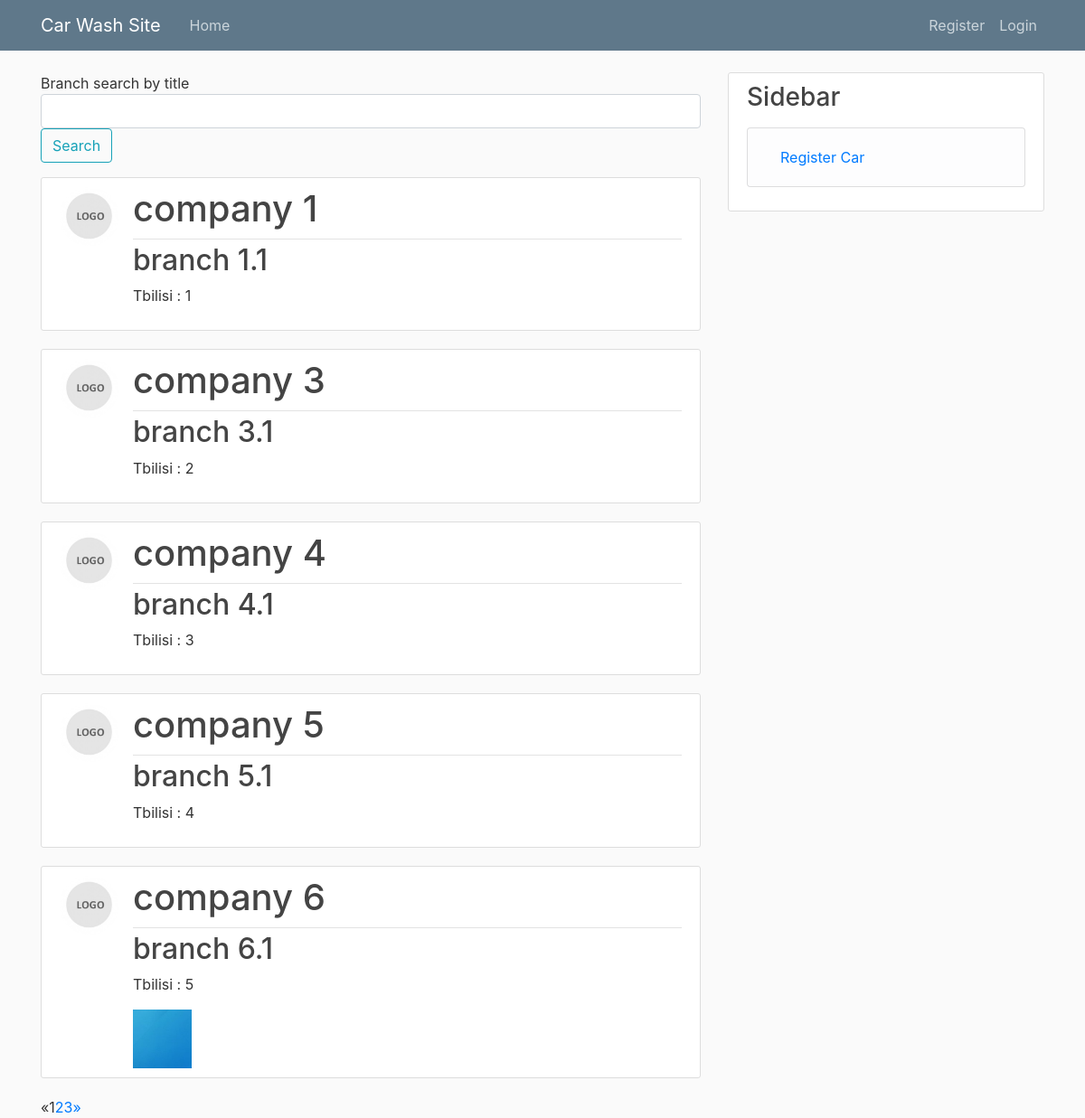
The app's page /, older data.
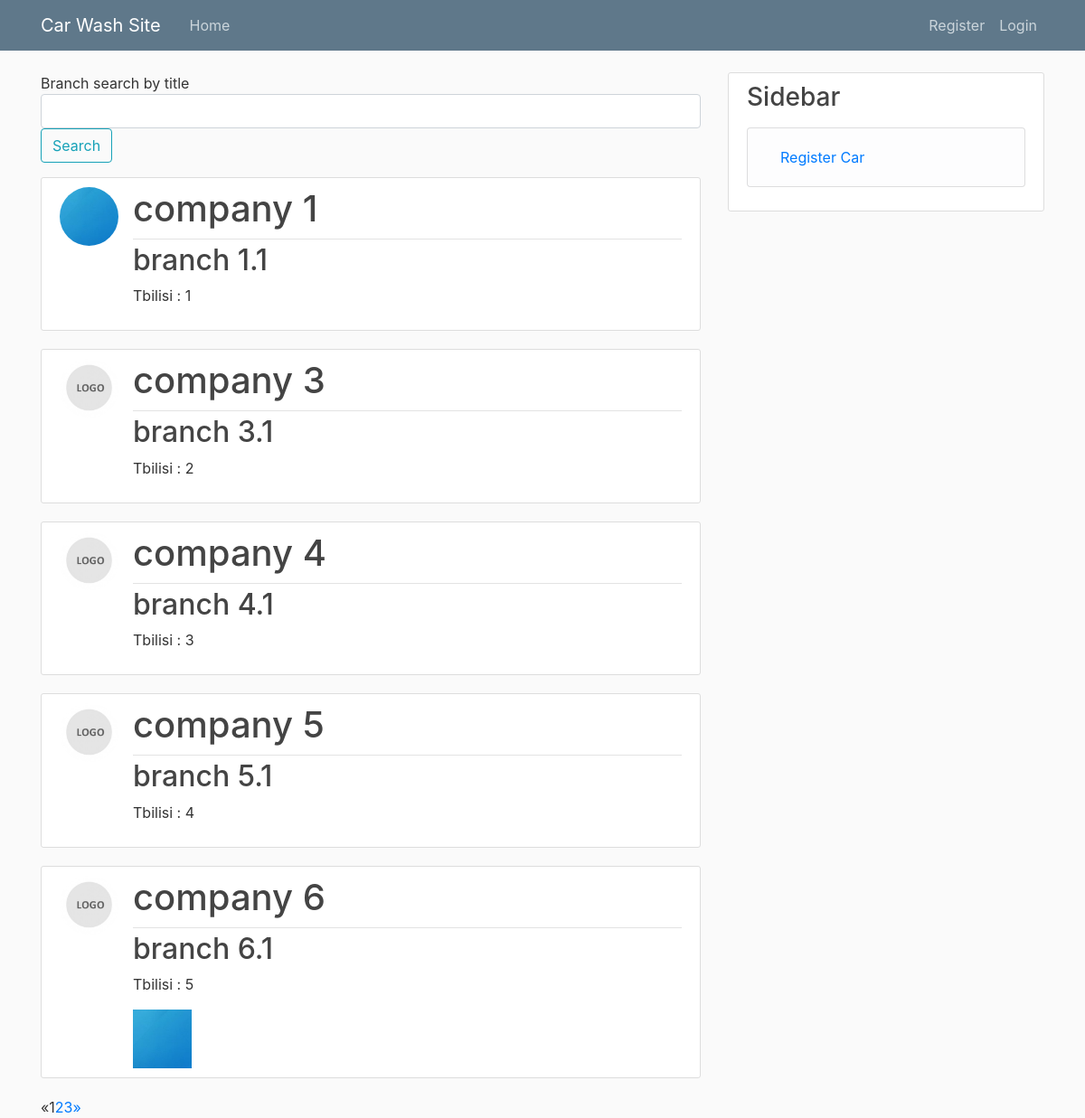
The same page, newer data.
### car_wash_app/models.py (models this page shows, shortened)
class Branch(models.Model):
    company = models.ForeignKey(
        CompanyProfile,
        on_delete=models.CASCADE,
        verbose_name=_("Company"),
        related_name="branch",
    )
    title = models.CharField(max_length=255, verbose_name=_('Branch'))
    location = models.OneToOneField(Location, on_delete=models.PROTECT, verbose_name=_("Location"))
    description = models.TextField(verbose_name=_("Description"))
    image = models.ImageField(null=True, blank=True, upload_to="pictures", verbose_name=_("Image"))
    class Meta:
        verbose_name = _('Branch')
        verbose_name_plural = _('Branches')

class CompanyProfile(models.Model):
    company = models.OneToOneField(
        User,
        on_delete=models.CASCADE,
        verbose_name=_("Company"),
        related_name="company",
    )
    name = models.CharField(max_length=100, verbose_name=_("Company Name"), null=True, blank=True)
    image = models.ImageField(default="default_logo.jpg", upload_to="logo_pics", verbose_name=_("Image"))
    mobile_number = models.CharField(
        max_length=20,
        verbose_name=_("Mobile Number"),
        null=True,
        blank=True,
    )
    def __str__(self):
        return f'{self.name}'

class Location(models.Model):
    city = models.CharField(max_length=255, verbose_name=_("City"))
    street_address = models.CharField(max_length=255, verbose_name=_('Street Address'))
    def __str__(self):
        return f'{self.city} : {self.street_address}'
    class Meta:
        unique_together = ['city', 'street_address']

### car_wash_app/views.py (the view)
# urls.py: 2. Add a URL to urlpatterns:  path('', views.home, name='home')
def home(request: WSGIRequest) -> HttpResponse:
    branches = Branch.objects.all()
    q = request.GET.get('q')
    if q:
        branches = Branch.objects.filter(title__icontains=q)
    page = request.GET.get('page', 1)
    paginator = Paginator(branches, 5)
    try:
        branches = paginator.page(page)
    except PageNotAnInteger:
        branches = paginator.page(1)
    except EmptyPage:
        branches = paginator.page(paginator.num_pages)
    return render(request, "car_wash_app/home.html", context={
        "branches": branches,
    })

### car_wash_app/templates/car_wash_app/home.html
{% extends "car_wash_app/base.html" %}
{% block content %}
  <form method="GET" action=".">
      Branch search by title
      <div class = "form-group">
          <input class = "textinput textInput form-control" id="search_branch" type="text" name="q" value="{{ request.GET.q }}">
          <button class = "btn btn-outline-info" >Search</button>
      </div>
  </form>
  {% for branch in branches %}
  <article class="media content-section">
      <img class = "rounded-circle article-img" src = "{{ branch.company.image.url }}">
      <div class="media-body">
        <div class="article-metadata">
          <h1>{{ branch.company }}</h1>
        </div>
        <h2><a class="article-title" href="{% url 'branch-detail' branch.id %}">{{ branch.title }}</a></h2>
        <p class="article-content">{{ branch.location }}</p>
        {% if branch.image %}
          <img class = "article-img" src = "{{ branch.image.url }}">
        {% endif %}
      </div>
    </article>
  {% endfor %}
  {% if branches.has_other_pages %}
    <ul class="pagination">
      {% if branches.has_previous %}
        <li><a href="?page={{ branches.previous_page_number }}">&laquo;</a></li>
      {% else %}
        <li class="disabled"><span>&laquo;</span></li>
      {% endif %}
      {% for i in branches.paginator.page_range %}
        {% if branches.number == i %}
          <li class="active"><span>{{ i }} <span class="sr-only">(current)</span></span></li>
        {% else %}
          <li><a href="?page={{ i }}">{{ i }}</a></li>
        {% endif %}
      {% endfor %}
      {% if branches.has_next %}
        <li><a href="?page={{ branches.next_page_number }}">&raquo;</a></li>
      {% else %}
        <li class="disabled"><span>&raquo;</span></li>
      {% endif %}
    </ul>
  {% endif %}
{% endblock content%}

### car_wash_app/templates/car_wash_app/base.html (shortened to what this page needs)
{% load static %}
<!DOCTYPE html>
<html>
    <head>
      <link rel="stylesheet" href="https://stackpath.bootstrapcdn.com/bootstrap/4.3.1/css/bootstrap.min.css">
      <link rel="stylesheet"  type = "text/css" href="{% static 'car_wash_app/main.css' %}" >
    </head>
    <body>
      <header class="site-header">
        <nav class="navbar navbar-expand-md navbar-dark bg-steel fixed-top">
          <div class="container">
            <a class="navbar-brand mr-4" href="{% url 'home' %}">Car Wash Site</a>
            <div class="collapse navbar-collapse" id="navbarToggle">
              <div class="navbar-nav mr-auto">
                <a class="nav-item nav-link" href="{% url 'home' %}">Home</a>
              </div>
              <div class="navbar-nav">
                {% if user.is_authenticated and user.status == 1 %}
                  <a class="nav-item nav-link" href="{% url 'profile' %}">Profile</a>
                  <a class="nav-item nav-link" href="{% url 'branch-create' %}">New Branch</a>
                  <a class="nav-item nav-link" href="{% url 'order-create' %}">New Order</a>
                  <a class="nav-item nav-link" href="{% url 'logout' %}">Logout</a>
                {% elif user.is_authenticated and user.status == 2 %}
                  <a class="nav-item nav-link" href="{% url 'employee-detail' %}">Profile</a>
                  <a class="nav-item nav-link" href="{% url 'logout' %}">Logout</a>
                {% else %}
                  <a class="nav-item nav-link" href="{% url 'company-register' %}">Register</a>
                  <a class="nav-item nav-link" href="{% url 'login' %}">Login</a>
                {% endif %}
              </div>
            </div>
          </div>
        </nav>
      </header>
      <main role="main" class="container">
        <div class="row">
          <div class="col-md-8">
            {% block content %}{% endblock %}
          </div>
          <div class="col-md-4">
            <div class="content-section">
              <h3>Sidebar</h3>
              <p class='text-muted'>
                <ul class="list-group">
                  <li class="list-group-item list-group-item-light">
                    <a class="nav-item nav-link" href="{% url 'car-register' %}">Register Car</a>
                  </li>
                </ul>
              </p>
            </div>
          </div>
        </div>
      </main>
    </body>
</html>

### car_wash_app/static/car_wash_app/main.css (style rules this page uses)
body { background: #fafafa; color: #333333; margin-top: 5rem; }
h1, h2, h3, h4, h5, h6 { color: #444444; }
ul { margin: 0; }
.bg-steel { background-color: #5f788a; }
.site-header .navbar-nav .nav-link { color: #cbd5db; }
.content-section { background: #ffffff; padding: 10px 20px; border: 1px solid #dddddd; border-radius: 3px; margin-bottom: 20px; }
.article-title { color: #444444; }
.article-content { white-space: pre-line; }
.article-img { height: 65px; width: 65px; margin-right: 16px; }
.article-metadata { padding-bottom: 1px; margin-bottom: 4px; border-bottom: 1px solid #e3e3e3 }

Row changes from the older to the newer data that the page shows:
changed through a linked row, Branch "branch 1.1": company.image: picture added in place of a placeholder
